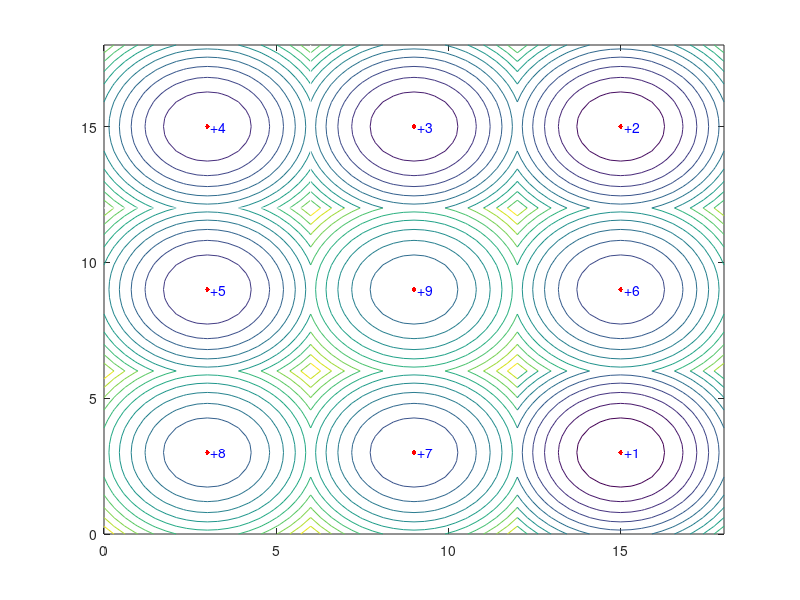

MATLAB code for this plot:
function rcont21()
% rcont21()
% [resf,g]=rofun21(x,resfbound)
% Contour for the Multi-Modal-Function (like rcont2.m) for  
% optimization with 
%    1. strict restrictions: x must be in the interval [0 18];
%    2. not-strict restrictions which are described by a system 
%       of inequalities: x(1) must be in the interval [12 18]
%                        x(2) must be in the interval [12 18] .
%
%
% See also:  ROFUN21.M

% All Rights Reserved, 
% Revision 3.0, Oct. 1996
% Evolution Strategy Toolbox 1993-96
% To Thanh Binh University of Magdeburg Germany




k=3;
hold off

x1=meshgrid(k*[0:.1:2]);
x2=meshgrid(k*[2:.1:4]);
x3=meshgrid(k*[4:.1:6]);
y1=x1';y2=x2';y3=x3';
pos1=k*[1,3,5];
z1=(x1-pos1(1)).^2+(y1-pos1(1)).^2+8;
z2=(x1-pos1(1)).^2+(y2-pos1(2)).^2+5;
z3=(x1-pos1(1)).^2+(y3-pos1(3)).^2+4;
z4=(x2-pos1(2)).^2+(y1-pos1(1)).^2+7;
z5=(x2-pos1(2)).^2+(y2-pos1(2)).^2+9;
z6=(x2-pos1(2)).^2+(y3-pos1(3)).^2+3;
z7=(x3-pos1(3)).^2+(y1-pos1(1)).^2+1;
z8=(x3-pos1(3)).^2+(y2-pos1(2)).^2+6;
z9=(x3-pos1(3)).^2+(y3-pos1(3)).^2+2;
contour(x1,y1,z1);
hold on

contour(x1,y2,z2);
contour(x1,y3,z3);
contour(x2,y1,z4);
contour(x2,y2,z5);
contour(x2,y3,z6);
contour(x3,y1,z7);
contour(x3,y2,z8);
contour(x3,y3,z9);
plot([pos1',pos1',pos1'],[pos1;pos1;pos1],'r.','markersize',10);

text(pos1(1)+.1,pos1(1),'+8','color','b')
text(pos1(1)+.1,pos1(2),'+5','color','b')
text(pos1(1)+.1,pos1(3),'+4','color','b')
text(pos1(2)+.1,pos1(1),'+7','color','b')
text(pos1(2)+.1,pos1(2),'+9','color','b')
text(pos1(2)+.1,pos1(3),'+3','color','b')
text(pos1(3)+.1,pos1(1),'+1','color','b')
text(pos1(3)+.1,pos1(2),'+6','color','b')
text(pos1(3)+.1,pos1(3),'+2','color','b')

%plot(k*[4 4],k*[4 6],'w')
%plot(k*[4 6],k*[4 4],'w')
% the global minima has the value 2

% the global minima has the value 4
% and is so far from the starting point
plot(k*[2 2],k*[4 6],'w')
plot(k*[0 2],k*[4 4],'w')

set(gca,'Xlim',k*[0 6],'Ylim', k*[0 6])
